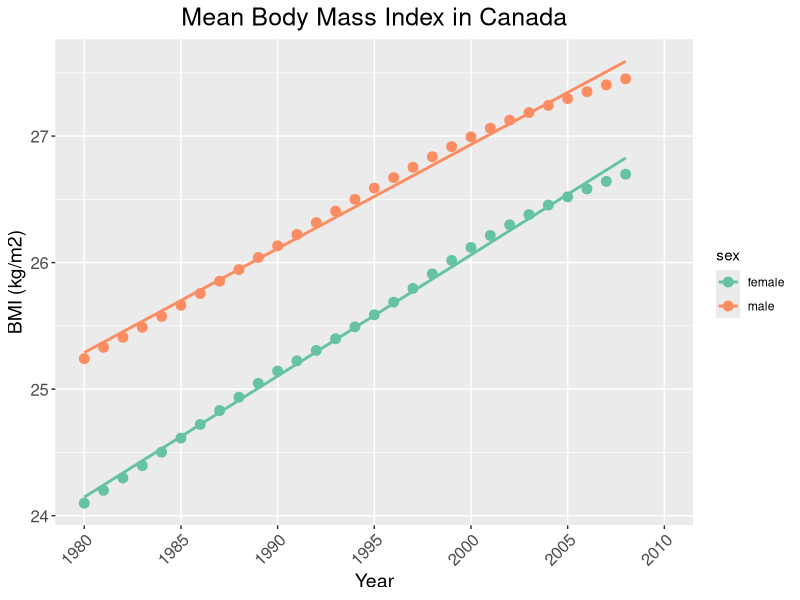
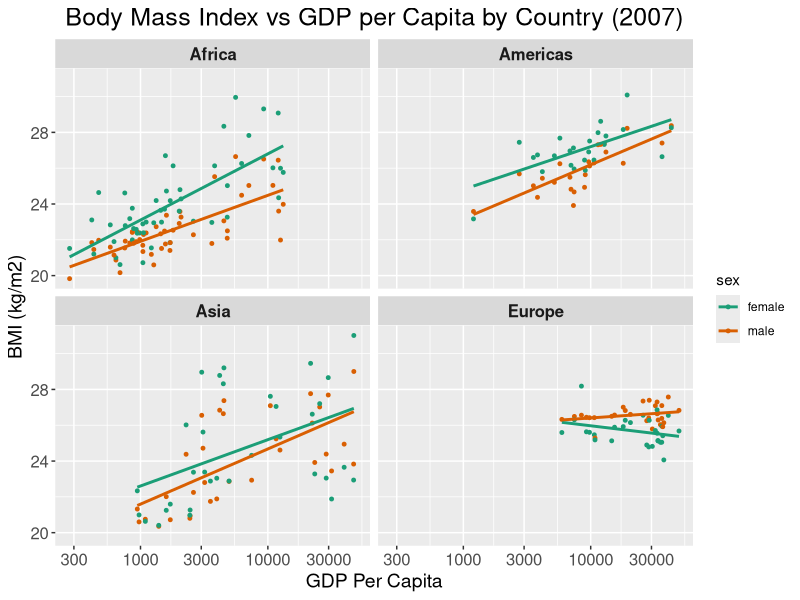
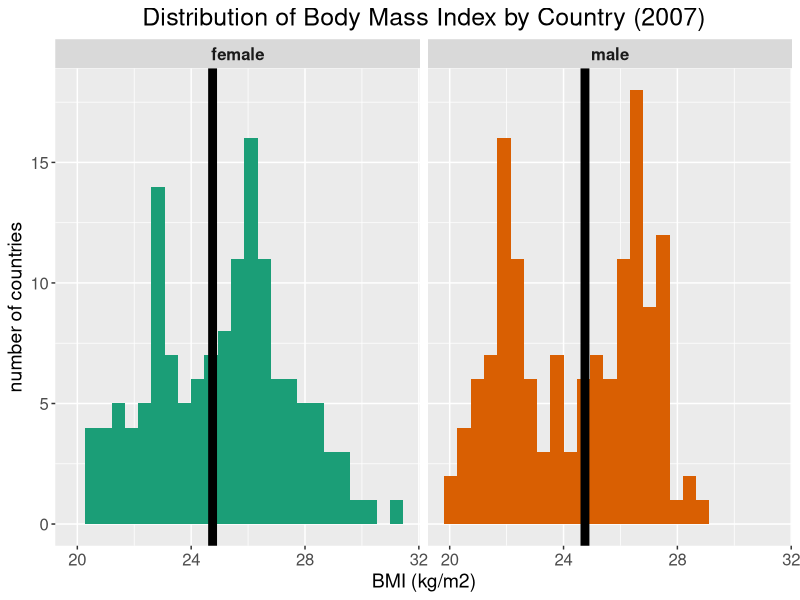

The R source for these figures, in order:
suppressPackageStartupMessages(library(tidyverse))
suppressPackageStartupMessages(library(RColorBrewer))



########### plot a table of BMI over time for Canada, with males vs female trendlines

#load BMI data
BMI_data <- read_tsv("datatables/BMI_data.tsv")

# plot BMI Canada over time
BMI_plot <- BMI_data %>% 
	filter(country == "Canada") %>% 
	ggplot(aes(x = year, y = BMI, colour = sex)) +
	geom_point(size = 3) + 
	geom_smooth((aes(group = sex)), method = "lm", se = FALSE) + # specifying group is neccessary b/c x-axis is a factor
	ggtitle("Mean Body Mass Index in Canada") +
	labs(y = "BMI (kg/m2)", x = "Year") +
	theme(axis.text.x=element_text(angle=45,hjust=1)) +
	theme(axis.title = element_text(size=14),
				plot.title = element_text(hjust = 0.5, size=18),
				axis.text.x = element_text(size=12),
				axis.text.y = element_text(size=12)) +
	scale_x_continuous(breaks = seq(1980, 2010, 5),
										 labels = as.character(seq(1980, 2010, 5)),
										 limits = c(1980, 2010),
										 minor_breaks = NULL) +
	scale_colour_brewer(palette="Set2")

# save the canada BMI plot
ggsave(filename = "plots/BMI_plot_canada.jpeg", 
			 plot = BMI_plot, 
			 device = "jpeg", 
			 width = 8, 
			 height = 4)


####### PLOT BMI vs gdpPERCAP  USING modelr ########################

# load BMI gapminder 2007 data
BMI_gapminder_2007 <- read_tsv("datatables/BMI_gapminder_2007.tsv")

# load fitted model
fitted_models_modelr <- read_tsv("datatables/fitted_models_modelr.tsv")

# plot BMI vs gdpPercap by continent
BMI_vs_gdpPercap_plot <- BMI_gapminder_2007 %>%
	filter(continent != "Oceania") %>% # not enough data points so remove oceania
	ggplot(aes(x = gdpPercap, y = BMI, colour = sex)) +
	geom_point(size = 1) +
	scale_x_log10() +
	geom_line(data = fitted_models_modelr, aes(y = pred, colour = sex), size = 1) +
	facet_wrap(~ continent) +
	scale_colour_brewer(palette="Dark2") +
	theme(axis.title = element_text(size=14),
				plot.title = element_text(hjust = 0.5, size=18),
				axis.text.x = element_text(size=12),
				axis.text.y = element_text(size=12),
				strip.text = element_text(size = 12, face = "bold")) +
	labs(x = "GDP Per Capita", y = "BMI (kg/m2)") +
	ggtitle("Body Mass Index vs GDP per Capita by Country (2007)")

# save the gdpPercap vs BMI plot
ggsave(filename = "plots/BMI_vs_gdpPercap_plot.jpeg", 
			 plot = BMI_vs_gdpPercap_plot, 
			 device = "jpeg", 
			 width = 9, 
			 height = 4)


########### make histogram of BMI in 2007 ##############
BMI_histogram <- BMI_gapminder_2007 %>% 
	ggplot(aes(BMI, fill = sex)) +
	facet_wrap(~ sex) +
	geom_histogram(bins = 25) +
	geom_vline(aes(xintercept = mean(BMI)), 
								 colour = 1, 
								 size = 3) +
	theme(legend.position = "none") +
	theme(axis.title = element_text(size=14),
				plot.title = element_text(hjust = 0.5, size=18),
				axis.text.x = element_text(size=12),
				axis.text.y = element_text(size=12),
				strip.text = element_text(size = 12, face = "bold")) +
	labs(x = "BMI (kg/m2)", y = "number of countries") +
	ggtitle("Distribution of Body Mass Index by Country (2007)") +
	scale_fill_brewer(palette="Dark2")

# save the histogram
ggsave(filename = "plots/BMI_histogram.jpeg", 
			 plot = BMI_histogram, 
			 device = "jpeg", 
			 width = 8, 
			 height = 4)
